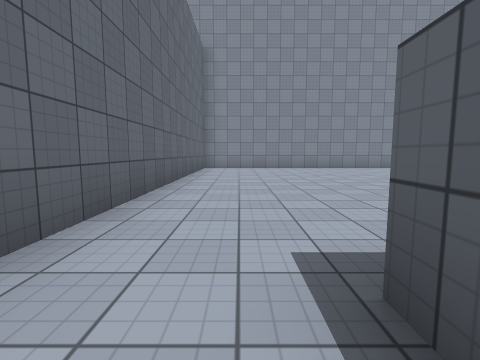
View 1 (above)

20 first-person views from a walk through a Unity game level. The camera is 1.2 m above the floor, tilts 6° down and sees 85° across. The floor is counted in squares, 2 m on a side. Each view is taken from the middle of a square. On the plan, view 1 faces up. The plan holds only what a view shows up to about 9 squares ahead; the rest is blank. The place goes on beyond the plan. The player is left out. Surface patterns are stand-ins for the level's own textures.

View 2
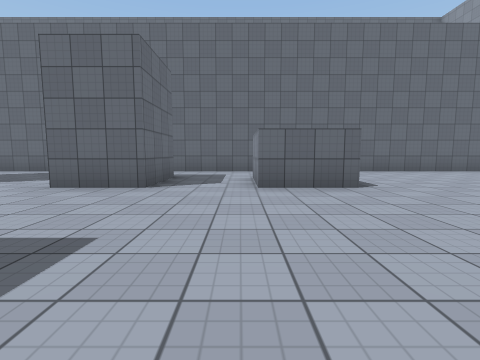

View 3
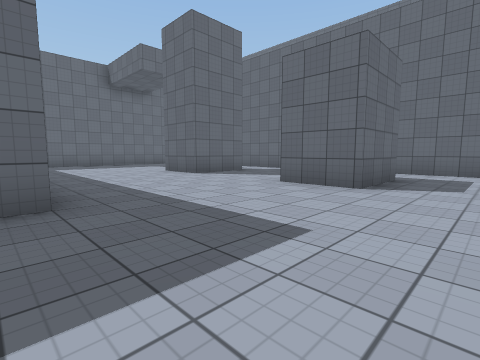

View 4
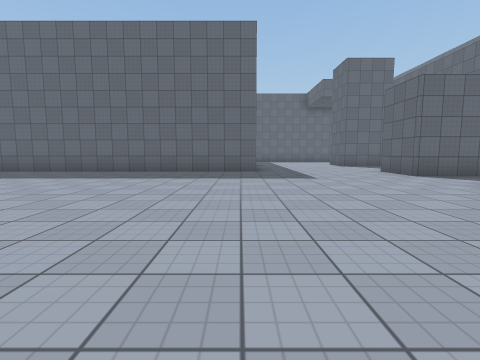

View 5
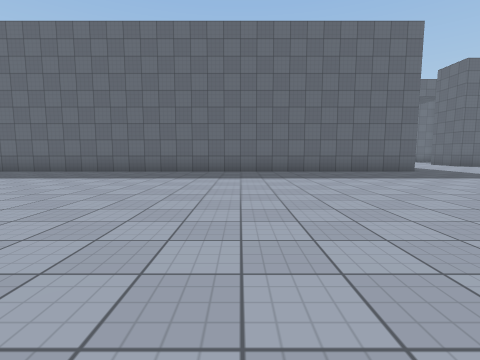

View 6
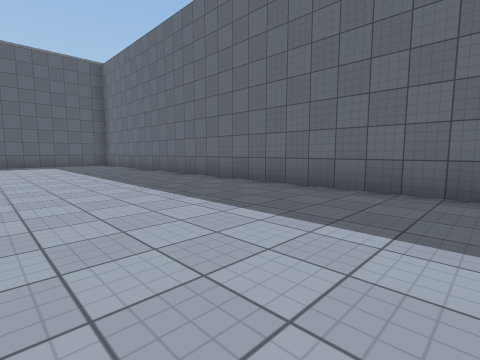

View 7
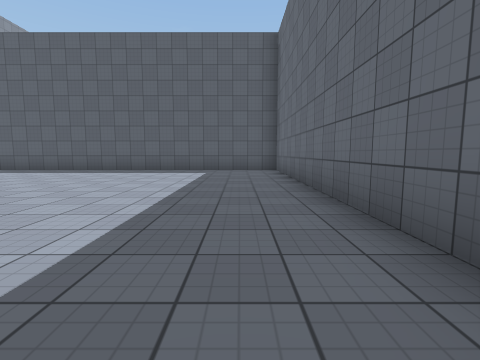

View 8
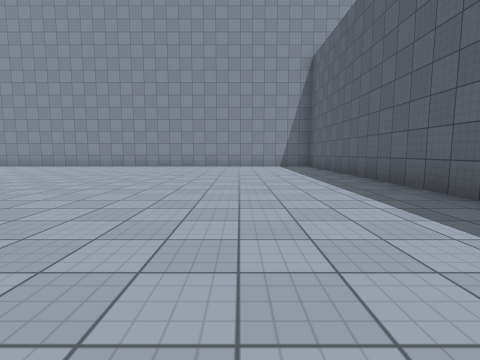

View 9
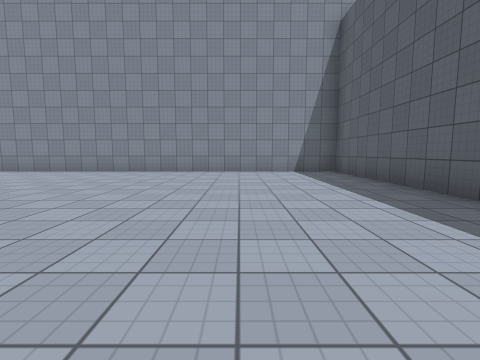

View 10
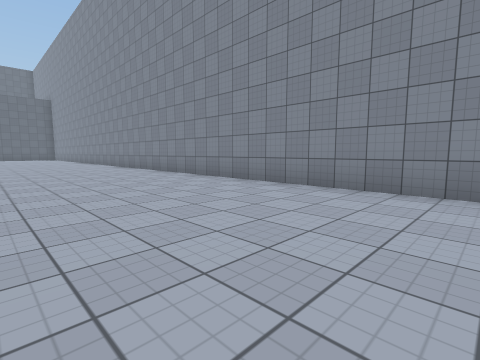

View 11
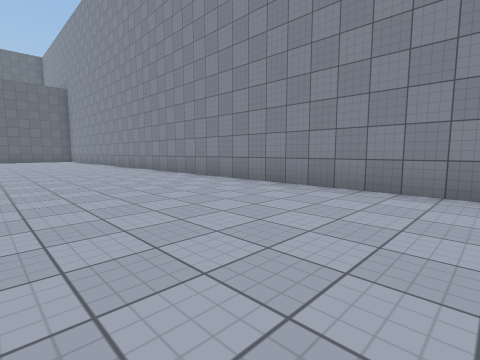

View 12
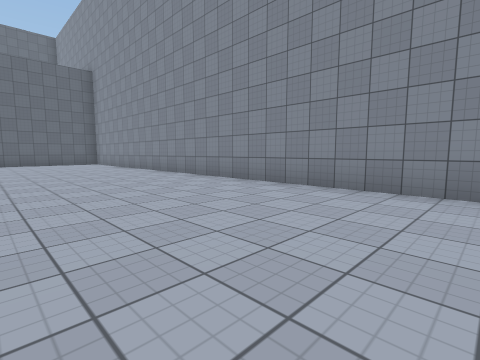

View 13
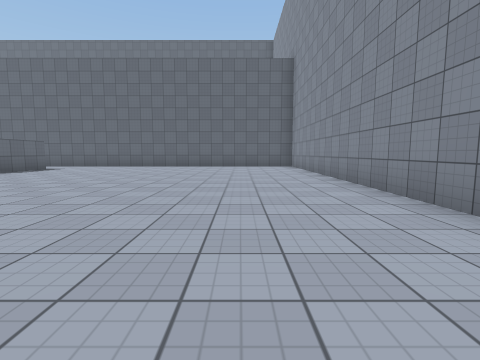

View 14
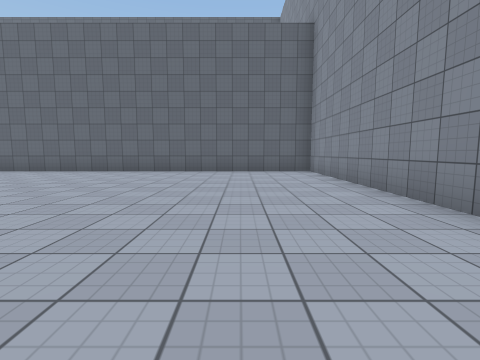

View 15
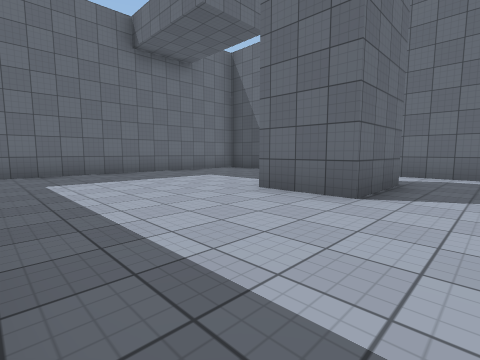

View 16
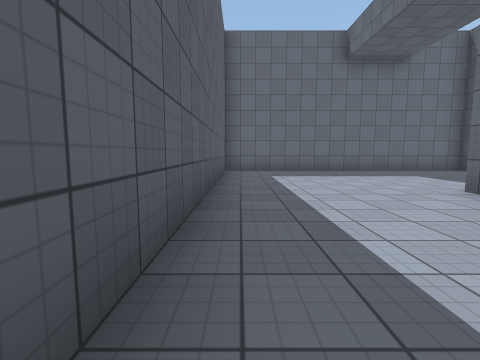

View 17
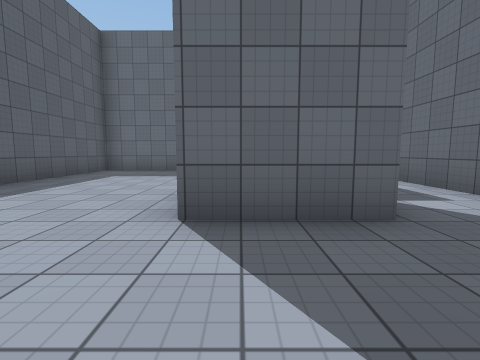

View 18
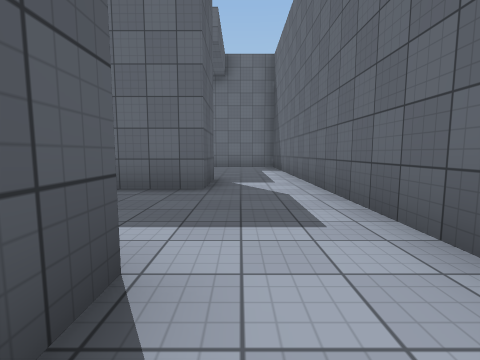

View 19
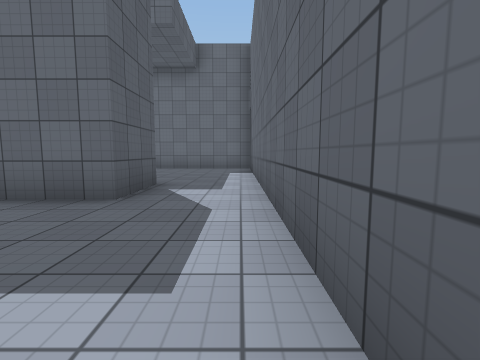

View 20
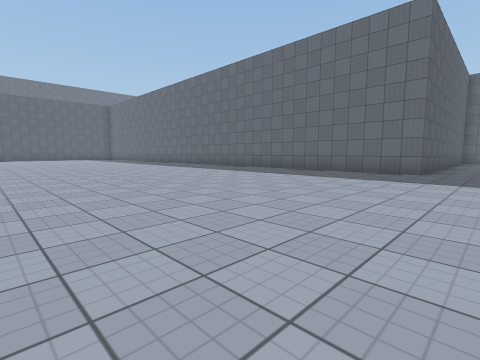

### Floor plan
Points are (right, up) in squares from view 1. A wall is a line through its corners. A room is listed if a view was taken in it or the views show most of it. See-through windows are left out.
Room 1 (views 1, 18, 19)
walls: (0.6, 0.5) (0.6, 1.1); (0.5, -2.6) (2.6, -2.6); (2.6, -0.7) (0.6, -0.7); (-1.4, 1.6) (-1.4, -4.4); (0.6, -4.2) (0.6, -3.5)
ways out: opening at (-0.5, -3.5) to room 2; opening at (-0.5, 0.5) to room 2; opening at (1.5, -1.5) to room 2
Room 2 (views 2, 3, 4, 5, 6, 7, 8, 9, 10, 11, 12, 13, 14, 15, 16, 17, 20)
walls: (2.6, -2.6) (2.6, -4.2); (0.9, 1) (2.6, 1) (2.6, -0.7); (-1.4, -4.4) (-1.4, -13.9) (6.5, -13.9) (6.5, -4.3) (29, -4.3) (29, 10.3) (-1.4, 10.3) (-1.4, 1.6); (0.6, -9) (0.6, -7.3) (2.6, -7.3) (2.6, -9)
ways out: opening at (-0.5, -3.5) to room 1; opening at (-0.5, 0.5) to room 1; opening at (1.5, -1.5) to room 1

Positions as (right, up) in squares from view 1, and headings:
1: (0, 0), facing up
2: (7, -1), facing left
3: (7, -1), facing down-left
4: (7, 4), facing down
5: (12, 4), facing down
6: (16, 0), facing down-right
7: (20, -3), facing right
8: (26, -1), facing up
9: (26, 2), facing up
10: (23, 6), facing up-left
11: (18, 6), facing up-left
12: (13, 6), facing up-left
13: (10, 8), facing left
14: (7, 8), facing left
15: (6, -6), facing down-left
16: (6, -5), facing down
17: (2, -5), facing down
18: (0, -3), facing down
19: (-1, -4), facing down
20: (5, 4), facing down-right
